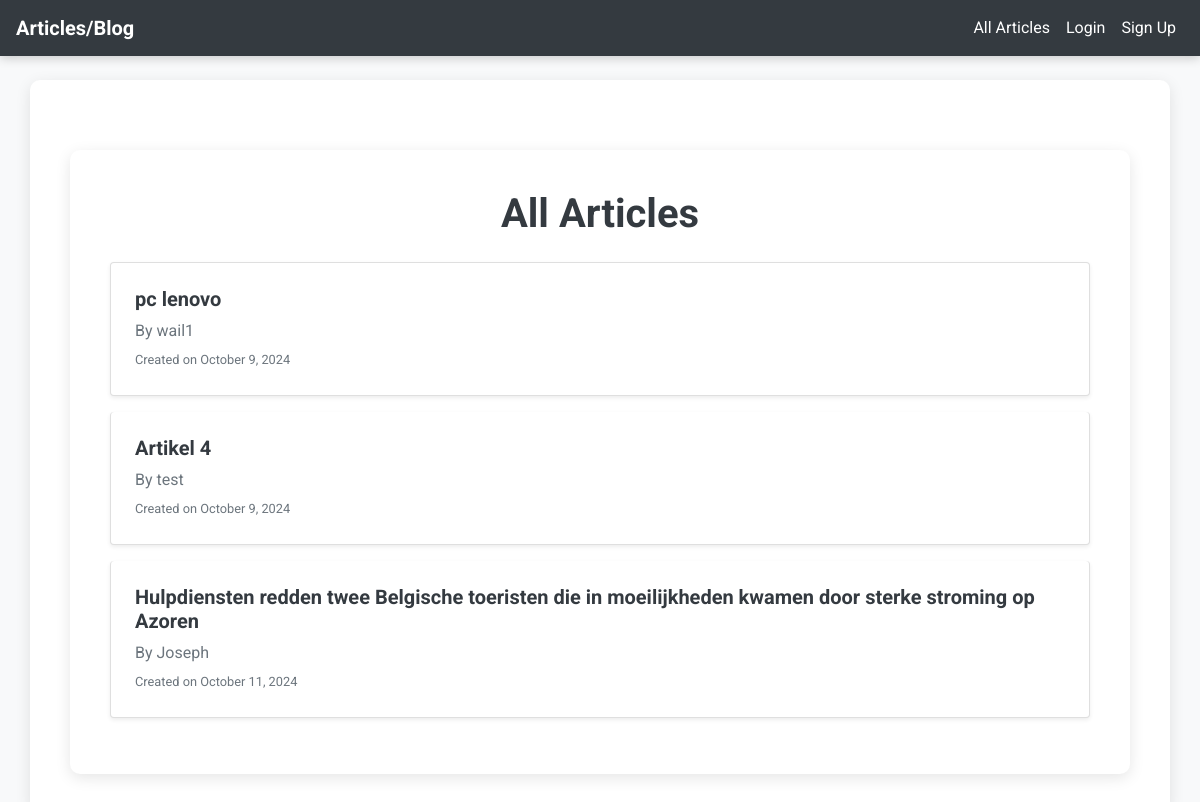
The app's page /, older data.
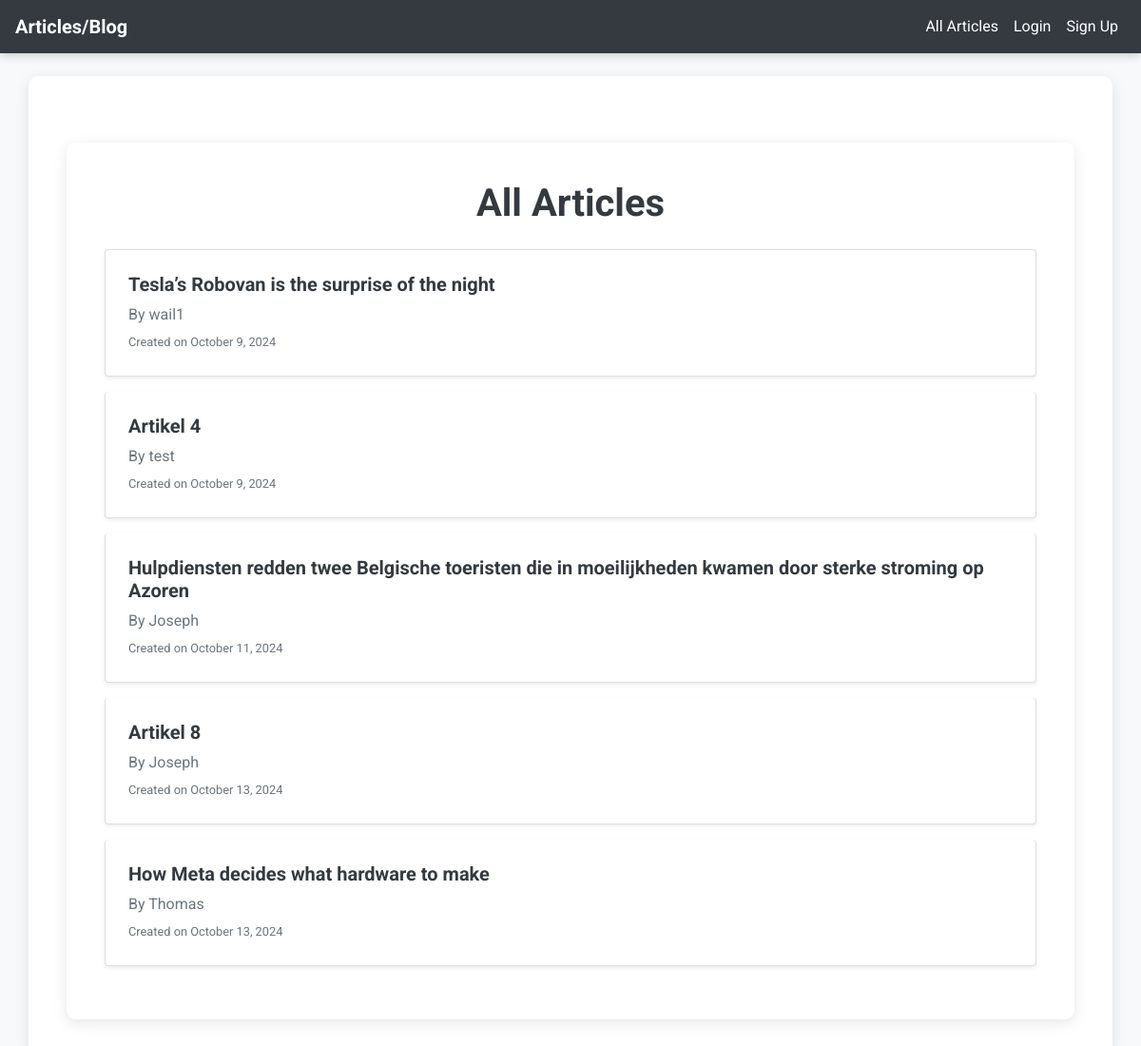
The same page, newer data.
### blog/models.py (models this page shows, shortened)
class Article(models.Model):
    title = models.CharField(max_length=200)
    content = models.TextField()
    author = models.ForeignKey(User, on_delete=models.CASCADE)
    created_at = models.DateTimeField(auto_now_add=True)

### blog/views.py (the view)
# urls.py: path('', views.all_articles, name='all_articles'),  # Rediriger vers all_articles par défaut
def all_articles(request):
    articles = Article.objects.all()
    return render(request, 'blog/all_articles.html', {'articles': articles})

### blog/templates/blog/all_articles.html (shortened to what this page needs)
{% extends 'base.html' %}
{% block content %}
  <div class="container">
    <h1 class="mb-4 text-center">All Articles</h1>
    <ul class="list-group">
      {% for article in articles %}
        <li class="list-group-item mb-3 p-4 shadow-sm rounded">
          <h5 class="article-title">
            <a href="{% url 'article_detail' article.id %}" class="text-dark font-weight-bold">{{ article.title }}</a>
          </h5>
          <p class="mb-1 text-muted">By {{ article.author }}</p>
          <small class="text-muted">Created on {{ article.created_at|date:"F j, Y" }}</small>
        </li>
      {% empty %}
        <li class="list-group-item text-center">
          <p>No articles available at the moment. Check back later!</p>
        </li>
      {% endfor %}
    </ul>
  </div>
{% endblock %}

### blog/templates/base.html (shortened to what this page needs)
<!DOCTYPE html>
<html lang="en">
  <head>
    <link
      rel="stylesheet"
      href="https://stackpath.bootstrapcdn.com/bootstrap/4.5.2/css/bootstrap.min.css"
    />
  </head>
  <body>
    <nav class="navbar navbar-expand-lg navbar-dark">
      <a class="navbar-brand" href="{% url 'all_articles' %}">Articles/Blog</a>
      <div class="collapse navbar-collapse" id="navbarNav">
        <ul class="navbar-nav ml-auto">
          <li class="nav-item">
            <a class="nav-link" href="{% url 'all_articles' %}">All Articles</a>
          </li>
          {% if user.is_authenticated %}
            <li class="nav-item">
              <a class="nav-link" href="{% url 'my_articles' %}">My Articles</a>
            </li>
            <li class="nav-item">
              <a class="nav-link" href="{% url 'add_article' %}">Add New Article</a>
            </li>
            <li class="nav-item">
              <form method="post" action="{% url 'logout' %}">
                {% csrf_token %}
                <button type="submit" class="btn btn-link nav-link text-light">
                  Logout
                </button>
              </form>
            </li>
          {% else %}
            <li class="nav-item">
              <a class="nav-link" href="{% url 'login' %}">Login</a>
            </li>
            <li class="nav-item">
              <a class="nav-link" href="{% url 'signup' %}">Sign Up</a>
            </li>
          {% endif %}
        </ul>
      </div>
    </nav>
    <div class="container mt-4">{% block content %}{% endblock %}</div>
  </body>
</html>

### blog/templates/base.html (style rules this page uses)
body { font-family: "Roboto", sans-serif; background-color: #f8f9fa; }
.navbar { background-color: #343a40; box-shadow: 0 2px 10px rgba(0, 0, 0, 0.2); }
.navbar-brand { font-weight: bold; color: #ffffff !important; }
.navbar-nav .nav-link { color: #ffffff !important; transition: color 0.3s; }
.container { background-color: #ffffff; padding: 40px; border-radius: 10px; box-shadow: 0 4px 15px rgba(0, 0, 0, 0.1); margin-top: 30px; }
h1, h2 { color: #343a40; font-weight: bold; }

Row changes from the older to the newer data that the page shows:
changed Article "wail1": title "pc lenovo" → "Tesla’s Robovan is the surprise of the night"
added Article: title "Artikel 8", author "Joseph", created_at "October 13, 2024"
added Article: title "How Meta decides what hardware to make", author "Thomas", created_at "October 13, 2024"
